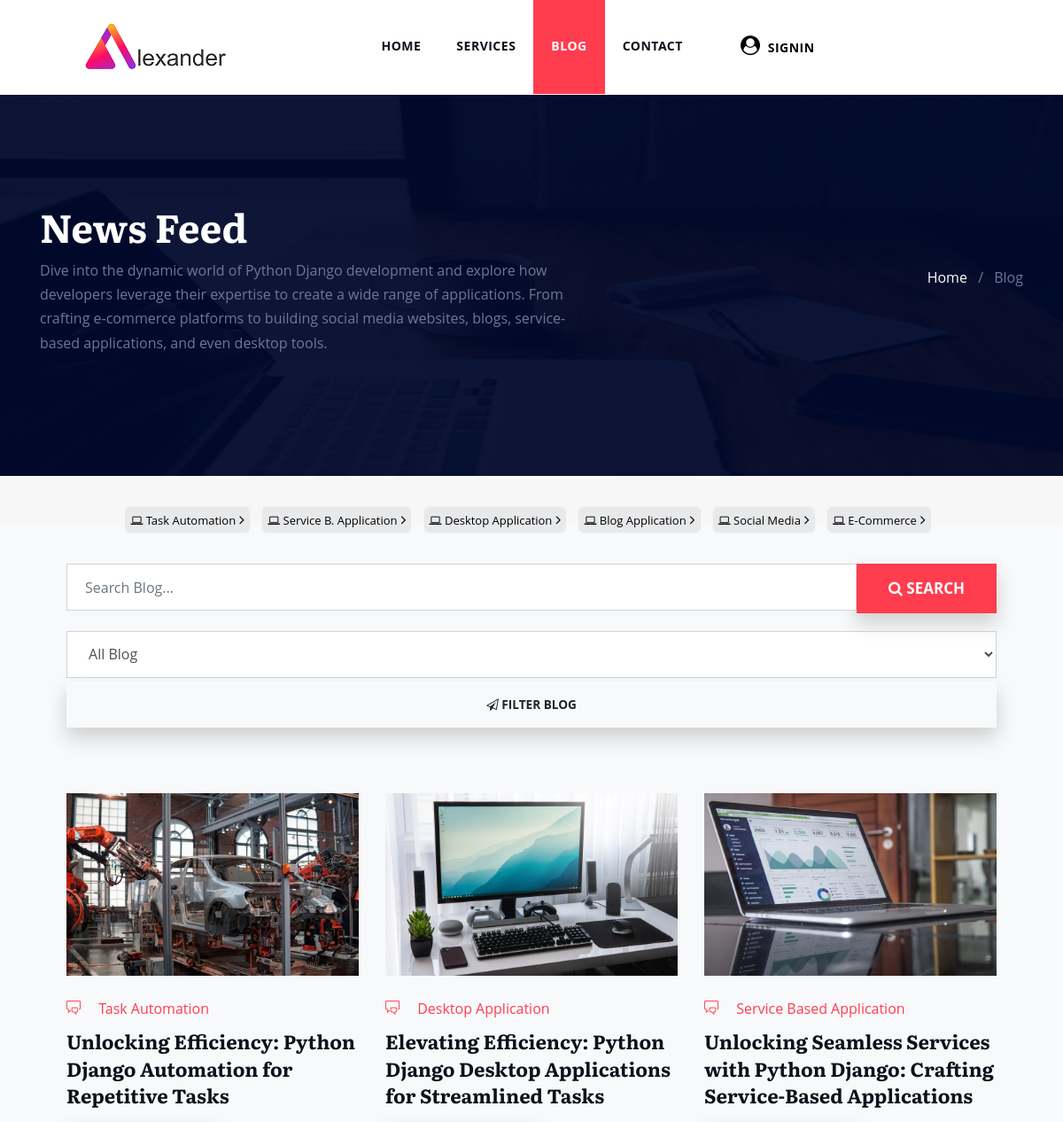
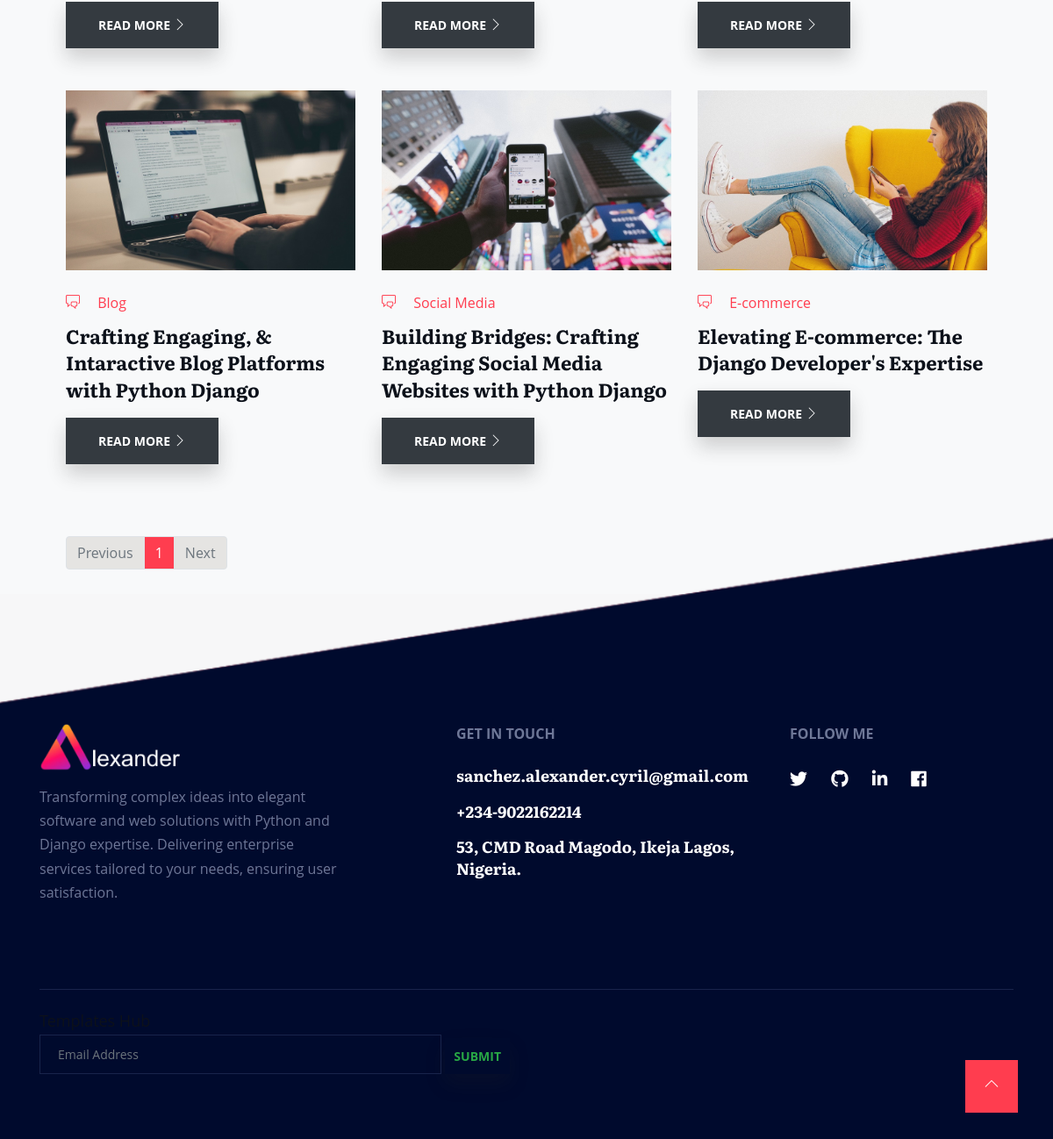
Screenshot of /blog/ with the database file from the repository (2 pictures, top to bottom).
### App/models.py (models this page shows, shortened)
class Category(models.Model):
    name = models.CharField(max_length=255)
    created = models.DateTimeField(auto_now_add=True, null=True, blank=True)
    updated = models.DateTimeField(auto_now=True, null=True, blank=True)
    class Meta:
        ordering = ('-created',)

class Blog(models.Model):
    class NewManager(models.Manager):
        def get_queryset(self):
            return super().get_queryset().filter(status='published')
    options = (
            ('draft', 'Draft'),
            ('published', 'Published'),
        )
    title = models.CharField(max_length=255)
    overview = tinymce_models.HTMLField()
    highlight = models.CharField(max_length=255)
    content1 = tinymce_models.HTMLField()
    image = models.ImageField(upload_to='blog_images/')
    author = models.ForeignKey(Author, on_delete=models.CASCADE)
    blog_category = models.ForeignKey(Category, on_delete=models.PROTECT, default=1)
    tags = models.ManyToManyField(Tag)
    cate_name = models.CharField(max_length=500)
    featured = models.BooleanField(default='Select')
    view_count = models.IntegerField(default = 0)
    timestamp = models.DateTimeField(auto_now_add=True)
    favourites = models.ManyToManyField(User, related_name='favourite', default=None, blank=True)
    status = models.CharField(max_length=10, choices=options, default='draft')
    objects = models.Manager()  # default manager
    newmanager = NewManager()  # custom manager
    slug = models.SlugField(max_length=250, unique=True, null=True)
    publish = models.DateTimeField(default=timezone.now)
    created = models.DateTimeField(auto_now_add=True, null=True, blank=True)
    updated = models.DateTimeField(auto_now=True, null=True, blank=True)
    class Meta:
        ordering = ('-publish',)
    def __str__(self):
        return self.title
    def get_absolute_url(self):
        return reverse('blog_single', args=[self.slug])

### App/views.py (the view)
# urls.py: path('blog/', views.blog, name="blog"),
def blog(request):
    page_title = "Blog"
    blog =  Blog.objects.all()
    category_list = Category.objects.exclude(name='default')
    profile_image = ''
    if request.user.is_authenticated:
        profile_image = Profile.objects.filter(user=request.user)
    posts_paginator = Paginator(blog, 15)
    page_num = request.GET.get('page')
    page = posts_paginator.get_page(page_num)
    form = BlogFilterForm(request.GET)
    if form.is_valid():
        blog_name = form.cleaned_data['blog_name']
        if blog_name:
            page = blog.filter(title=blog_name)
    context={
        "page_title":page_title,
        "blog":blog,
        'category_list':category_list,
        'page':page,
        'form':form,
        'profile_image':profile_image,
    }
    return render(request, 'blog.html', context)

### App/templates/blog.html (shortened to what this page needs)
{% extends 'base.html' %}
{% load static %}
{% load active_link_tags %}
{% load widget_tweaks %}
{% block content %}
{% include 'navbar.html' %}
<div style="background:#f7f7f8;">
	<section class="page-title bg-2" id="slider">
		<div class="container-fluid" style="width:95%;">
		  <div class="row align-items-center">
			<div class="col-lg-7">
				<h1> News Feed</h1>
				<p>Dive into the dynamic world of Python Django development and explore how developers
					leverage their expertise to create a wide range of applications. From crafting
					e-commerce platforms to building social media websites, blogs, service-based
					applications, and even desktop tools.</p>
			</div>
			<div class="col-lg-5">
			  <ul class="list-inline header-breadcumb text-lg-right mt-5 mt-lg-0">
				<li class="list-inline-item"><a href="{% url 'home' %}">Home</a></li>
				<li class="list-inline-item">/</li>
				<li class="list-inline-item">Blog</li>
			  </ul>
			</div>
		  </div>
		</div>
	  </section>
	  <br>
	  <br>
<section class="section" id="slider" style="background:#f8f9fa;">
	<div class="container-fluid" style="width:90%;">
		<div class="row justify-content-center">
			<div class="col-lg-12">
				<div class="section-title text-center">
						<div class="container-fluid category text-center" style="margin-top:-140px; margin-bottom:30px; padding:20px;">
							{% for category in category_list %}
								<a href="/category/{{ category.name}}">
									<button class="course_button text-center mr-2 mb-2 padding-bottom:25px !important;">
										<span style="font-size:13px;"><i class="fa fa-laptop"></i> {{ category.name|title }}</span>
										<span class="button_arrow">
											<i class="fa fa-angle-right" aria-hidden="true"></i>
										</span>
									</button>
								</a>
							{% endfor %}
				</div>
				<form action="{% url 'search_results' %}" class="search-form" role="search" style="margin-top:-40px; margin-bottom:40px;">
					<div class="input-group">
					  <input type="text" class="form-control input-lg" name="q" placeholder="Search Blog...">
					  <span class="input-group-btn">
						<button class="btn btn-success btn-lg" type="submit" style="background:#FF3D4F; border:1px solid #FF3D4F;">
							<span style="font-size:17px; cursor:pointer;"><i class="fa fa-search"></i> Search</span></button>
					  </span>
					</div>
				  </form>
				<div style="margin-bottom:60px; margin-top:-20px;">
					<form method="get">
						{% render_field form.blog_name class="form-control" name="blog_name" type="text" %}
						<button type="submit" class="btn bg-gradient-primary w-100 my-1 mb-1 blog-btn"
							style="cursor:pointer; font-size:13.6px; font-weight:bold;">
							<i class="fa fa-send-o" style="font-size:13.6px;"></i>
								FILTER Blog
						</button>
					</form>
				</div>
			</div>
		</div>
		<div class="container-fluid" style="width:100%;">
		<div class="row">
			{% for obj in page %}
				<div class="col-lg-4 col-md-6 ">
					<div class="blog-item mb-5 mb-lg-12">
						<a href="{{obj.get_absolute_url}}" >
						<img src="{{obj.image.url}}" alt="" class="img-fluid">
						<div class="content mt-4">
							<span class="timecount" style="color:#FF3D4F;">
								<i class="ti-comments mr-3"></i>
								{{obj.cate_name}}
							</span>
							<h4 class="mb-3 mt-2"><a href="{{obj.get_absolute_url}}">{{obj.title}}</a></h4>
							<a href="{{obj.get_absolute_url}}" class="btn btn-dark">Read More <i class="ti-angle-right"></i></a>
						</div>
					</div>
				</div>
				{% endfor %}
			</div>
		</div>
	</section>
	<div class="container-fluid text-center" style="margin-bottom:-110px; margin-top:-66px; width:90%;">
        <nav aria-label="Page navigation example">
         <ul class="pagination">
           {% if page.has_previous %}
           <li class="page-item" style="color:#000;">
             <a class="page-link" href="?page={{page.previous_page_number}}" style="color:#000; background:#98FB98;"
               >Previous</a>
           </li>
           {% else %}
           <li class="page-item disabled" style="color:#000;">
             <a class="page-link" href="#" style="background:#E5E4E2;">Previous</a>
           </li>
           {% endif %}
           {% for i in page.paginator.page_range %}
           {% if page.number == i %}
               <li class="page-item"  style="color:#000;">
                   <a class="page-link active" style="background:#FF3D4F; color:#fff;">{{ i }}</a></li>
           {% else %}
               <li class="page-item">
               <a class="page-link" href="?page={{ i }}">{{ i }}</a>
               </li>
           {% endif %}
           {% endfor %}
           {% if page.has_next %}
               <li class="page-item" style="color:#000;">
               <a href="?page={{page.next_page_number}}" class="page-link" style="color:#000; background:#98FB98;"
                   >Next</a>
               </li>
           {% else %}
               <li class="page-item disabled"  style="color:#000;">
               <a class="page-link" style="background:#E5E4E2;">Next</a>
               </li>
           {% endif %}
          </div>
{% include 'footer.html' %}
{% endblock %}

### App/templates/base.html (shortened to what this page needs)
{% load static %}
{% load active_link_tags %}
<!DOCTYPE html>
<html lang="zxx">
<head>
  <link rel="stylesheet" href="{% static 'assets/plugins/bootstrap/css/bootstrap.min.css' %}">
  <link rel="stylesheet" href="{% static 'assets/plugins/animate-css/animates.css' %}">
  <link rel="stylesheet" href="{% static 'assets/plugins/fontawesome/css/all.css' %}">
  <link rel="stylesheet" href="{% static 'assets/plugins/themify/css/themify-icons.css' %}">
  <link rel="stylesheet" href="{% static 'assets/plugins/magnific-popup/dist/magnific-popup.css' %}">
   <link rel="stylesheet" href="{% static 'assets/plugins/animated-text/animated-text.css' %}">
  <link rel="stylesheet" href="{% static 'assets/plugins/slick-carousel/slick/slick.css' %}">
  <link rel="stylesheet" href="{% static 'assets/plugins/slick-carousel/slick/slick-theme.css' %}">
  <link rel="stylesheet" href="{% static 'assets/css/style.css' %}">
</head>
<body>
    {% block content %}
    {% endblock %}
    <div class="footer-top text-right">
			<a href="#slider" class="top-to-bototm smoth-scroll"><i class="ti-angle-up"></i></a>
		</div>
  </body>
</html>

### App/templates/navbar.html (shortened to what this page needs)
{% load static %}
{% load active_link_tags %}
<nav class="navbar navbar-expand-lg navigation header-padding site-header" id="navbar">
    <div class="container-fluid">
          <img src="{% static 'assets/images/logo.png' %}" alt="Rubi" class="img-fluid">
      <div class="collapse navbar-collapse" id="navbarmain">
        <ul class="navbar-nav m-auto">
          {% url 'home' as url %}
          {% if request.path == url %}
          <li class="nav-item {% if request.path == url %}active{% endif %}">
            <a class="nav-link" href="{{url}}">Home</a></li>
           <li class="nav-item item"><a class="nav-link smoth-scroll" href="#about">About</a></li>
           <li class="nav-item item"><a class="nav-link smoth-scroll" href="#services">Services</a></li>
           {% comment %} <li class="nav-item"><a class="nav-link smoth-scroll" href="#portfolio">Portfolio</a></li> {% endcomment %}
           <li class="nav-item item"><a class="nav-link smoth-scroll" href="#skills">Skills</a></li>
           {% comment %} <li class="nav-item"><a class="nav-link smoth-scroll" href="#team">Team</a></li> {% endcomment %}
           <li class="nav-item item"><a class="nav-link smoth-scroll" href="#blog">Blog</a></li>
           {% url 'contact' as contact_url %}
           <li class="nav-item {% if request.path == contact_url %}active{% endif %}">
            <a class="nav-link" href="{{contact_url}}">Contact</a></li>
           {% else %}
           <li class="nav-item {% if request.path == url %}active{% endif %}">
            <a class="nav-link" href="{{url}}">Home</a></li>
            {% url 'services:services' as services_url %}
            {% url 'services:services_search_results' as service_search_result %}
           <li class="nav-item {% if request.path == services_url or request.path == service_search_result %}active{% endif %}">
            {% if services_url %}
            <a class="nav-link" href="{{services_url}}">Services</a></li>
            {% elif service_search_result %}
            <a class="nav-link" href="{{service_search_result}}">Services</a></li>
            {% endif %}
            {% url 'blog' as blog_url %}
            {% url 'search_results' as search_results %}
            {% url 'favourites' as favourites %}
           <li class="nav-item {% if request.path == blog_url or request.path == search_results or request.path == favourites %}active{% endif %}">
            {% if blog_url %}
            <a class="nav-link" href="{{blog_url}}">Blog</a></li>
            {% elif search_results %}
            <a class="nav-link" href="{{search_results}}">Blog</a></li>
            {% elif favourites %}
            <a class="nav-link" href="{{favourites}}">Blog</a></li>
            {% endif %}
           {% url 'contact' as contact_url %}
           <li class="nav-item {% if request.path == contact_url %}active{% endif %}" style="margin-right:15px;">
            <a class="nav-link" href="{{contact_url}}">Contact</a></li>
            {% endif %}
           {% if user.is_authenticated %}
           <li class="nav-item logout dropdown">
              <a class="nav-link dropdown-toggle">
                <span>
                  {% comment %} <i class="fa fa-user-circle" style="font-size:18px;"></i>  {% endcomment %}
                  {% for obj in profile_image %}
                  <img src="{{ obj.avatar.url }} " style="width:33px; height:33px; border-radius:100%; margin-top:-10px;">
                  &nbsp;{{ user.username }} {% endfor %} </span></a>
                <ul class="dropdown-menu">
                    {% url 'users_dashboard' as url %}
                    <li class="{% if request.path == url %}active{% endif %}">
                    <a href="{{url}}"><i class="fa fa-user"></i> Profile</a></li>
                    {% url 'logout' as url %}
                    <li class="{% if request.path == url %}active{% endif %}">
                      <a href="{{url}}"><i class="fa fa-sign-out"></i> Logout</a></li>
                </ul>
          </li>
          {% else %}
          <li class="nav-item signin">
            <a class="nav-link smoth-scroll" href="{% url 'login' %}">
              <span><i class="fa fa-user-circle" style="font-size:22px;"></i>&nbsp; Signin</span>
          </a>
        </li>
           {% endif %}
          </ul>
      </div>
    </div>
</nav>

### App/templates/footer.html (shortened to what this page needs)
{% load static %}
<section class="footer ">
	<div class="container-fluid" style="width:95%;">
		<div class="row">
			<div class="col-lg-4 mr-auto col-md-12">
				<div class="footer-widget widget mb-5 mb-lg-0">
					<h3 class="mb-3 text-white">
						<img src="{% static 'assets/images/footer.png' %}" alt="Alexander"
						class="img-fluid" style="width:160px; height:54px;">
					</h3>
					<p>
						Transforming complex ideas into elegant software and web solutions with Python and Django expertise.
						Delivering enterprise services tailored to your needs, ensuring user satisfaction.
					</p>
				</div>
			</div>
			<div class="col-lg-4 col-md-6">
				<div class="footer-widget widget mb-5 mb-lg-0">
					<h6 class="mb-4">Get In touch</h6>
					<div class="footer-contact">
						<h5>sanchez.alexander.cyril@gmail.com</h5>
						<h5>+234-9022162214</h5>
						<h5>53, CMD Road Magodo, Ikeja Lagos, Nigeria.</h5>
					</div>
				</div>
			</div>
			<div class="col-lg-3 col-md-6">
				<div class="footer-widget widget">
					<h6 class="mb-4">Follow Me</h6>
					<ul class="list-inline footer-socials-icon mb-0">
						{% include 'social_urls.html' %}
					</ul>
				</div>
			</div>
		</div>
		<div class="footer-btm ">
			<div class="row align-items-center">
				<div class="col-lg-8">
					<p class="mb-0"><a href="https://www.templateshub.net" target="_blank">Templates Hub</a></p>
				</div>
				<div class="col-lg-6">
					{% include 'subscribe.html' %}
				</div>
			</div>
		</div>
	</div>
</section>

### App/templates/social_urls.html
<li class="list-inline-item"><a href="https://twitter.com/alexysancy" target="blank">
	<i class="fab fa-twitter"></i></a></li>
	<li class="list-inline-item"><a href="https://github.com/sancy1" target="blank">
		<i class="fab fa-github"></i></a></li>
	<li class="list-inline-item"><a href="https://www.linkedin.com/in/alexander-cyril-603a2528a/" target="blank">
		<i class="fab fa-linkedin"></i></a></li>
	<li class="list-inline-item"><a href="https://web.facebook.com/profile.php?id=61550933037221" target="blank">
		<i class="fab fa-facebook-f"></i></a></li>

### App/templates/subscribe.html (shortened to what this page needs)
<link rel="stylesheet" href="https://cdnjs.cloudflare.com/ajax/libs/font-awesome/4.7.0/css/font-awesome.min.css">
<form method="post" action="{% url 'subscribe' %}" class="footer-subscribe mt-5 mt-lg-0">
    <div class="input-group">
    <input type="email" name="email" class="form-control" placeholder="Email Address">
    <button class="btn btn-outline-success m-1 p-2" type="submit"> Submit</button>
    </div>
</form>

### rows the page displays
Category: name "Task Automation"
Category: name "Service B. Application"
Category: name "Desktop Application"
Category: name "Blog Application"
Category: name "Social Media"
Category: name "E-Commerce"
Blog: image (picture), cate_name "Task Automation", title "Unlocking Efficiency: Python Django Automation for Repetitive Tasks"
Blog: image (picture), cate_name "Desktop Application", title "Elevating Efficiency: Python Django Desktop Applications for Streamlined Tasks"
Blog: image (picture), cate_name "Service Based Application", title "Unlocking Seamless Services with Python Django: Crafting Service-Based Applications"
Blog: image (picture), cate_name "Blog", title "Crafting Engaging, & Intaractive Blog Platforms with Python Django"
Blog: image (picture), cate_name "Social Media", title "Building Bridges: Crafting Engaging Social Media Websites with Python Django"
Blog: image (picture), cate_name "E-commerce", title "Elevating E-commerce: The Django Developer's Expertise"

### other values shown
{{ i }} "1"
